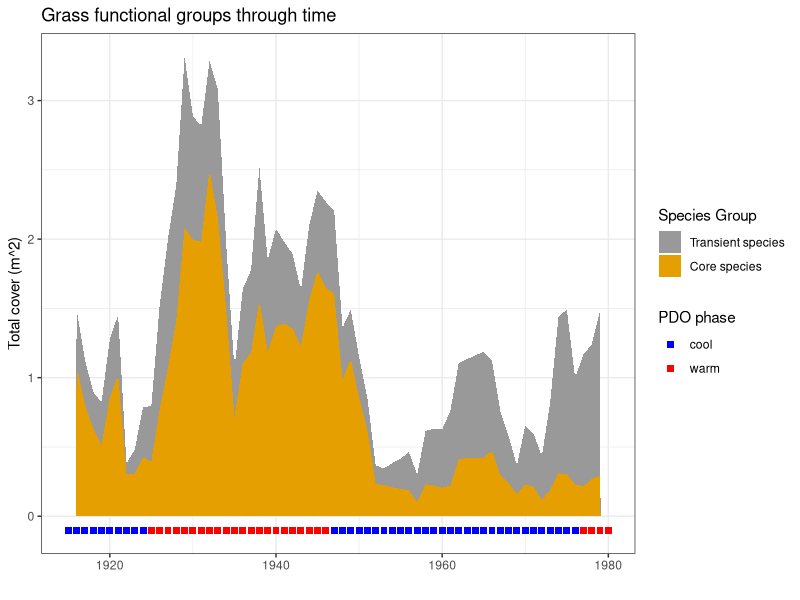
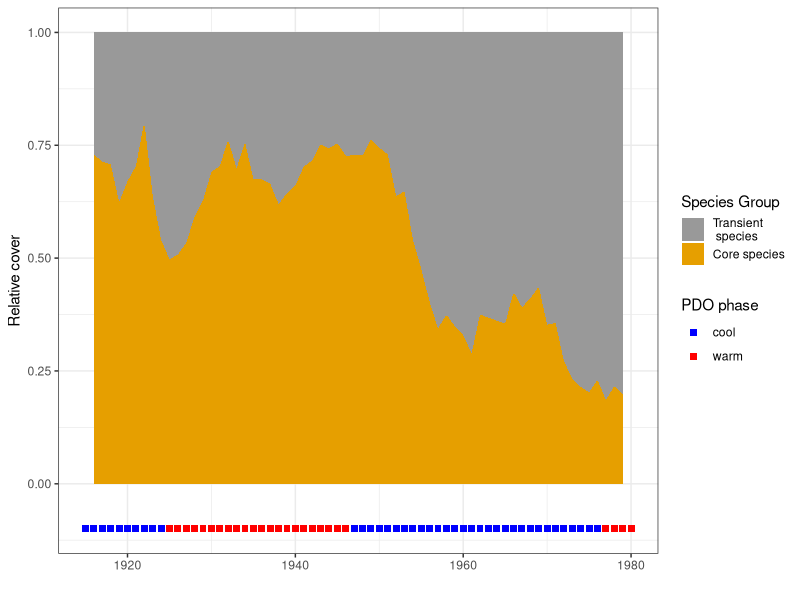
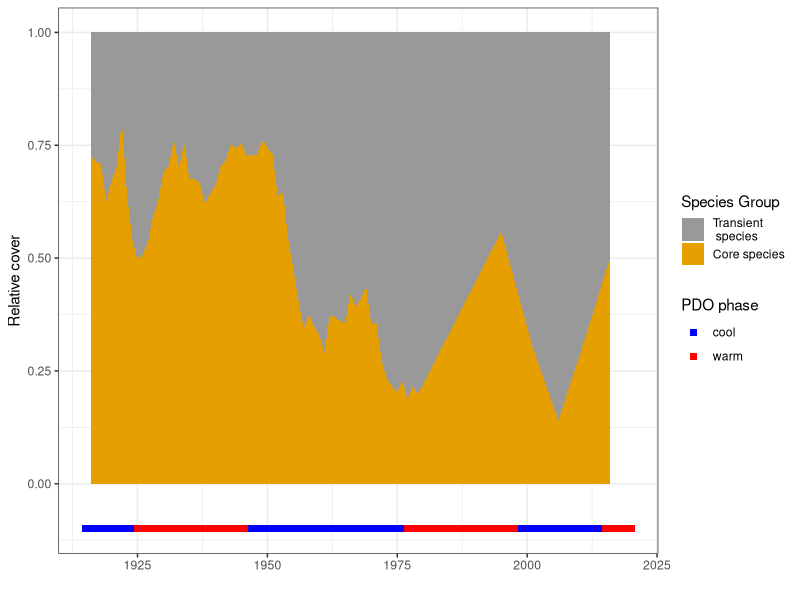
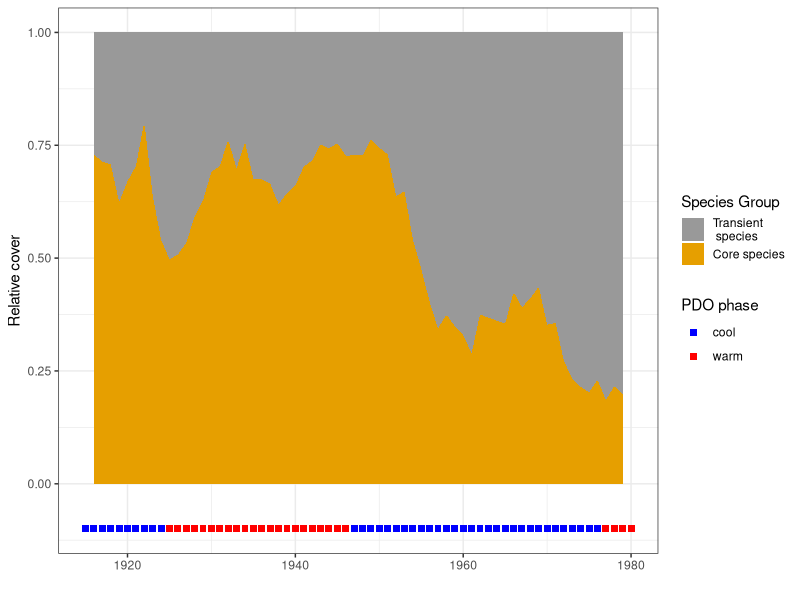

R code for these plots, in order:
#' plot grass species groupings timeseries
#' 
#' EMC 5/14/21
#' last run: 2/25/22

library(dplyr)
library(ggplot2)
library(ggpubr)

# colors for figures
cbPalette <- c("#999999", "#E69F00", "#56B4E9", "#009E73", "#F0E442", "#0072B2", "#D55E00", "#CC79A7")

all_grass_species = read.csv('data/grass_species_timeseries_imputed.csv')

# functional groupings
func_groups = read.csv('data/grass_species_functional_grouping.csv')

# ========================================================================
# group data by species functional groups

# merge with func_groups, get total by group and quadrat
yearly_grass_groups = all_grass_species %>%
  merge(func_groups, all.y=T) %>%
  group_by(project_year, quadrat, functional_group) %>%
  summarize(cover=sum(total_cover)) 

# get yearly sum
yearly_mean_groups = yearly_grass_groups %>%
  group_by(project_year, functional_group) %>%
  summarize(sum_cover = sum(cover))

# PDO time periods
pdophases = read.csv('data/PDO_phases_byyear.csv') %>%
  #dplyr::filter(year %in% 1915:1979) %>%
  mutate(yint = rep(-0.1))

# Plot: mean grass species cover per quadrat per year
ts1 = dplyr::filter(yearly_mean_groups, project_year<1995)
ts2 = dplyr::filter(yearly_mean_groups, project_year>=1995)
grassgroups <- ggplot(ts1, aes(x=project_year)) +
  geom_area(aes(y=sum_cover, fill=functional_group), position=position_stack(reverse=T)) +
  xlim(1915,1980) +
  geom_point(data=pdophases, aes(x=year, y=yint, color = pdo_phase), size=2, shape=15) +
  labs(x = '',
       y='Total cover (m^2)',
       fill='Species Group',
       color='PDO phase',
       title='Grass functional groups through time') +
  #  ylim(0,.2) +
  scale_color_manual(values=c('blue','red')) +
  scale_fill_manual(values=cbPalette, breaks=c('transient','core'),labels=c('Transient species','Core species')) +
  theme_bw()
grassgroups
#ggsave('Figures/grass_func_groups_timeseries.png', plot=grassgroups, width=6, height=4)


# =============================================================
# relative cover of functional groups

totalcover = ts1 %>%
  group_by(project_year) %>%
  summarize(totalcover = sum(sum_cover))

relative_cover = merge(ts1, totalcover) %>%
  mutate(rel_cover = sum_cover/totalcover)


# what is the average dominant relative cover pre-1957 and after 1957
relative_cover %>% dplyr::filter(project_year<1957, functional_group=='core') %>% 
  summarize(meanrel = mean(rel_cover), min=min(rel_cover), max=max(rel_cover))
relative_cover %>% dplyr::filter(project_year>1957, functional_group=='core') %>%
  summarize(meanrel=mean(rel_cover), min=min(rel_cover), max=max(rel_cover))


grassgroups_relative <- ggplot(relative_cover) +
  geom_area(aes(x = project_year, y=rel_cover, fill=functional_group), stat='identity', position=position_stack(reverse=T)) +
  xlim(1915,1980) +
  geom_point(data=pdophases, aes(x=year, y=yint, color = pdo_phase), size=2, shape=15) +
  labs(x = '',
       y='Relative cover',
       fill='Species Group',
       color='PDO phase') +
  scale_color_manual(values=c('blue','red')) +
  scale_fill_manual(values=cbPalette, breaks=c('transient','core'),labels=c('Transient\n species','Core species')) +
  theme_bw()
grassgroups_relative
ggsave('Figures/grass_func_groups_timeseries_relative_cover.png', plot=grassgroups_relative, width=6, height=4)


# =================================
# relative cover of functional groups post-1995

totalcover2 = ts2 %>%
  group_by(project_year) %>%
  summarize(totalcover = sum(sum_cover))

relative_cover2 = merge(ts2, totalcover2) %>%
  mutate(rel_cover = sum_cover/totalcover)

grassgroups_relative2 <- ggplot(rbind(relative_cover,relative_cover2)) +
  geom_area(aes(x = project_year, y=rel_cover, fill=functional_group), stat='identity', position=position_stack(reverse=T)) +
  #geom_point(aes(x=project_year, y=rel_cover)) +
  xlim(1915,2020) +
  geom_point(data=pdophases, aes(x=year, y=yint, color = pdo_phase), size=2, shape=15) +
  labs(x = '',
       y='Relative cover',
       fill='Species Group',
       color='PDO phase') +
  scale_color_manual(values=c('blue','red')) +
  scale_fill_manual(values=cbPalette, breaks=c('transient','core'),labels=c('Transient\n species','Core species')) +
  theme_bw()
grassgroups_relative2
